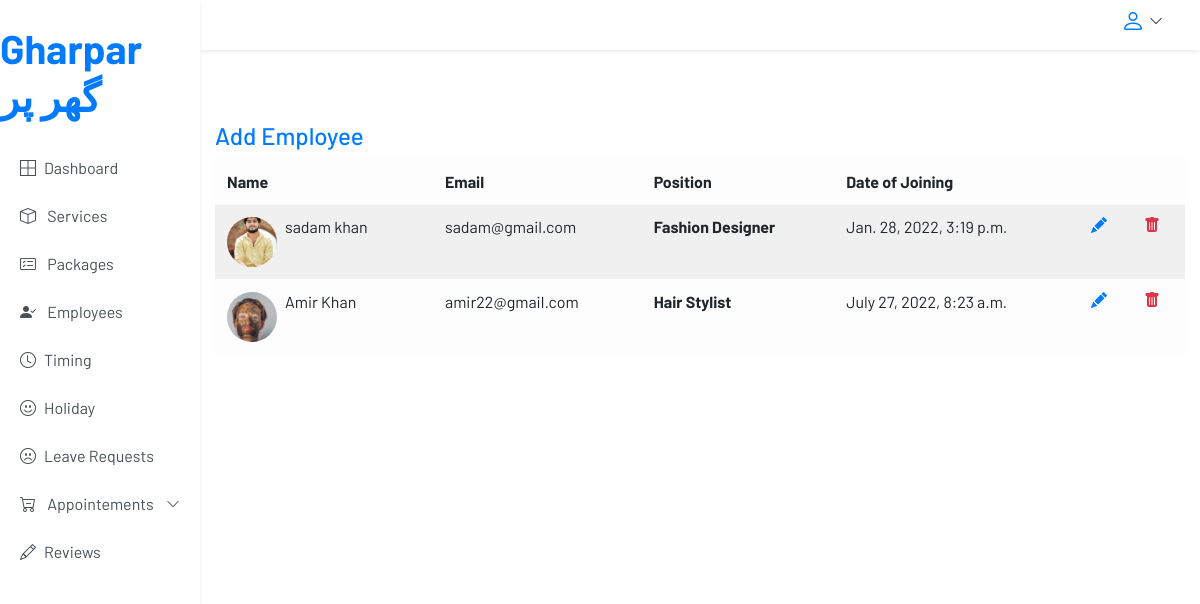
/accounts/employee/ (signed in), run on the app's committed database.
### accounts/models.py (models this page shows, shortened)
class Employee(models.Model):
    JOBS = (
        ('Fashion Designer', 'Fashion Designer'),
        ('Beautician', 'Beautician'),
        ('Hair Stylist', 'Hair Stylist'),
        ('Makeup Artist', 'Makeup Artist'),
        ('Nail Artist', 'Nail Artist'),
        ('Other', 'Other'),
    )
    user = models.OneToOneField(User, on_delete=models.CASCADE)
    position = models.CharField(max_length=100, choices=JOBS, default='Other')
    salary = models.DecimalField(max_digits=10, decimal_places=2)
    class Meta:
        verbose_name = 'employee'
        verbose_name_plural = 'employees'

class User(AbstractUser):
    username = None
    email = models.EmailField(unique=True, blank=False,
                              error_messages={
                                  'unique': "A user with that email already exists.",
                              })
    image = models.ImageField(
        upload_to='profile_pictures', null=True, blank=True)
    USERNAME_FIELD = "email"
    REQUIRED_FIELDS = ['first_name', 'last_name']
    is_employee = models.BooleanField(default=False)
    objects = UserManager()

### accounts/restrictions.py (the view)
    def wrapper(request, *args, **kwargs):
        if request.user.is_authenticated:
            if request.user.is_superuser:
                return function(request, *args, **kwargs)
            else:
                messages.error(request, 'You are not authorized to access this page')
                return redirect('home')
        else:
            messages.error(request, 'You are not authorized to access this page, please login!')
            return redirect('login')

### accounts/restrictions.py (called while the page is built)
def only_admin(function):
    def wrapper(request, *args, **kwargs):
        if request.user.is_authenticated:
            if request.user.is_superuser:
                return function(request, *args, **kwargs)
            else:
                messages.error(request, 'You are not authorized to access this page')
                return redirect('home')
        else:
            messages.error(request, 'You are not authorized to access this page, please login!')
            return redirect('login')
    return wrapper

### accounts/views.py (called while the page is built)
@only_admin
def employee_list_view(request):
    employees = Employee.objects.all()
    return render(request, 'admin/employee_list.html', {'employees': employees})

### templates/admin/employee_list.html (shortened to what this page needs)
{% extends "partials/base.html" %} {% load static %} {% block content %}
<main class="container-fluid">
  <section class="row" style="">
   <div class="container mt-5">
    <h4><a href="{% url 'employee_create_view' %}">Add Employee</a></h4>
    <div class="table-responsive">
      <table class="table table-striped table-light table-hover">
        <thead>
          <tr>
            <th>Name</th>
            <th>Email</th>
            <th>Position</th>
            <th>Date of Joining</th>
            <th></th>
            <th></th>
          </tr>
        </thead>
        <tbody>
          {% for employee in employees %}
          <tr>
            <td>
              <div class="d-flex">
                {% if employee.user.image %}
                <img class="rounded-circle" src="{{employee.user.image.url}}">
                {% endif %}
                <span class="ml-2">{{employee.user.first_name}} {{employee.user.last_name}}</span>
              </div>
            </td>
            <td>{{employee.user.email}}<br></td>
            <td class="font-weight-bold">{{employee.position}}</td>
            <td>{{employee.user.date_joined}}</td>
            <td><a href="{% url 'employee_edit_view' employee.user.id %}">
                <i class="bi bi-pencil-fill text-primary"></i>
              </a>
            </td>
            <td>
              <a href="{% url 'employee_delete_view' employee.user.id %}">
                <i class="bi bi-trash-fill text-danger"></i>
            </td>
          </tr>
          {% endfor %}
        </tbody>
      </table>
    </div>
  </div>
  </section>
</main>
{% endblock %}

### static/css/admin_style.css (style rules this page uses)
body { font-family: 'Barlow', sans-serif; }

### templates/admin/employee_list.html (style rules this page uses)
img { width:50px; height:50px; object-fit:cover; }

### data on the page
Employee: user.image (picture), user.first_name "sadam", user.last_name "khan", user.email "sadam@gmail.com", position "Fashion Designer", user.date_joined "Jan. 28, 2022, 3:19 p.m."
Employee: user.image (picture), user.first_name "Amir", user.last_name "Khan", user.email "amir22@gmail.com", position "Hair Stylist", user.date_joined "July 27, 2022, 8:23 a.m."
